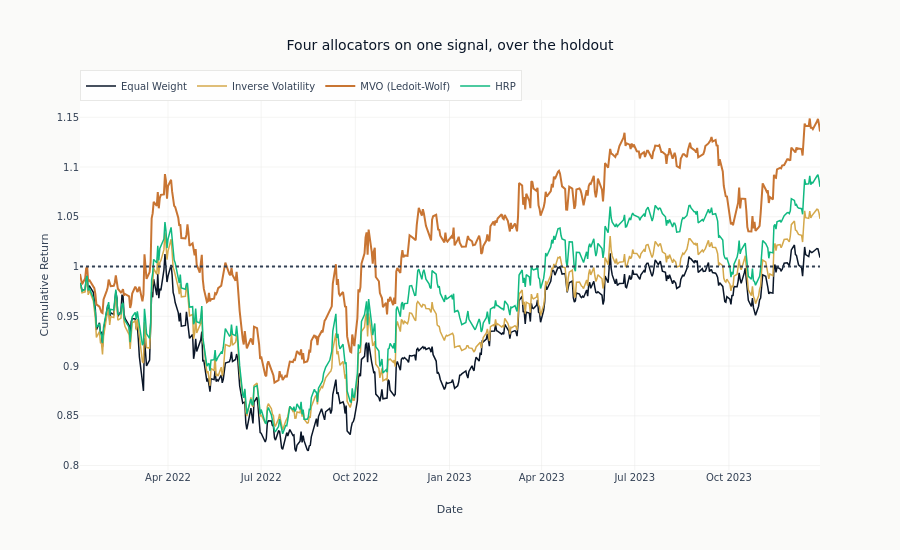

Notebook cell for this chart:
### Markdown cell above
## 8. Equity Curves

### Code cell
fig = go.Figure()

palette = ml4t_palette(4, categorical=True)
colors = dict(zip(allocation_methods, palette, strict=True))
holdout_leader = str(comparison_df.iloc[0]["Method"])

for name, result in results.items():
    fig.add_trace(
        go.Scatter(
            x=result["dates"],
            y=result["cumulative_return"],
            mode="lines",
            name=name,
            line=dict(color=colors[name], width=2 if name == selected_method else 1.5),
        )
    )

fig.add_hline(y=1.0, line_dash="dot", line_color=COLORS["neutral"])

fig.update_layout(
    title="Four allocators on one signal, over the holdout",
    xaxis_title="Date",
    yaxis_title="Cumulative Return",
    height=550,
    legend=dict(orientation="h", x=0, y=1.08),
)
show_plotly_with_alt(
    fig,
    "Four cumulative return paths over the holdout, one per allocation method, with the allocator chosen before the holdout drawn thicker.",
)

### Figure 1 — Plotly figure (JSON) as saved in the notebook; plotly's stock layout.template omitted (floating-point values rounded to 4 significant figures; data arrays with more than 128 entries replaced by an {"elided": "..."} marker saying what was removed)
{"data": [{"line": {"color": "#0a1628", "width": 1.5}, "mode": "lines", "name": "Equal Weight", "type": "scatter", "x": {"elided": "499 str values"}, "y": {"elided": "499 float values"}}, {"line": {"color": "#D4A84B", "width": 1.5}, "mode": "lines", "name": "Inverse Volatility", "type": "scatter", "x": {"elided": "499 str values"}, "y": {"elided": "499 float values"}}, {"line": {"color": "#C87533", "width": 2}, "mode": "lines", "name": "MVO (Ledoit-Wolf)", "type": "scatter", "x": {"elided": "499 str values"}, "y": {"elided": "499 float values"}}, {"line": {"color": "#10b981", "width": 1.5}, "mode": "lines", "name": "HRP", "type": "scatter", "x": {"elided": "499 str values"}, "y": {"elided": "499 float values"}}], "layout": {"height": 550, "legend": {"orientation": "h", "x": 0, "y": 1.08}, "shapes": [{"line": {"color": "#334155", "dash": "dot"}, "type": "line", "x0": 0, "x1": 1, "xref": "x domain", "y0": 1.0, "y1": 1.0, "yref": "y"}], "title": {"text": "Four allocators on one signal, over the holdout"}, "xaxis": {"title": {"text": "Date"}}, "yaxis": {"title": {"text": "Cumulative Return"}}}}
